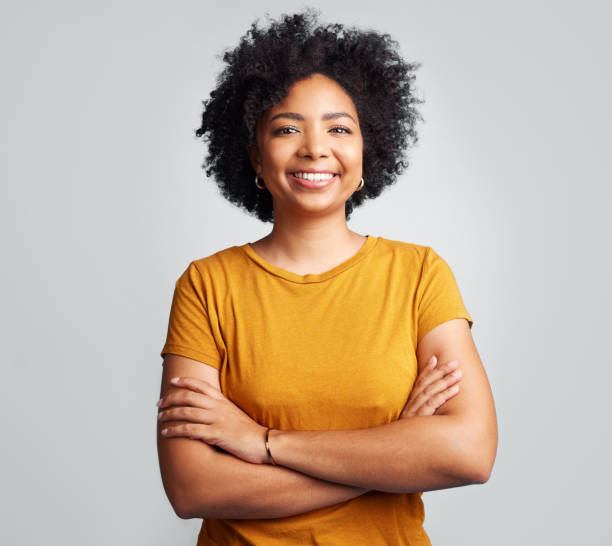
#> input picture Practica4/personas.jpg, 612 x 546 px, given in place of the camera
$ python MascaraC.py   (older library calls are emulated)
#> lines starting #> are read from the running program, lines starting #| are printed output that depends on the picture; after the words box and inside, x2 and y2 are one past the last pixel; in counts of white or black regions, pixels touching at a corner belong together
import cv2
import numpy as np

video = cv2.VideoCapture(0)

def mostrar_imagen_y_mascara(imagen, mascara,num):
        mascara=mascara.astype(np.uint8)
        mascara_color=cv2.cvtColor(mascara,cv2.COLOR_GRAY2BGR)
        mascara_color[:,:,1:3]=0
        cv2.imshow(f'Imagen Original - {num}', imagen)
        cv2.imshow(f'Imagen Mascara - {num}', mascara_color)

if video is None:
    print("No se encontro imagen")
else:
    while True:
        ret,frame=video.read()
#> frame is the input picture: shape (546, 612, 3); mean B, G, R 155.6, 174.1, 192.5
        #Mascara color
        x,y,w,h=100,100,200,150
        mascara_rectangular=np.zeros(frame.shape[:2],dtype=np.uint8)
        cv2.rectangle(mascara_rectangular,(x,y),(x+w, y+h),255,-1)
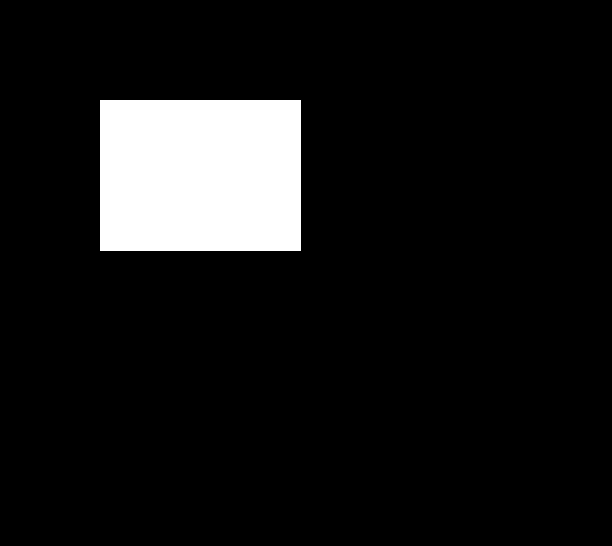
#> mascara_rectangular: shape (546, 612); 9.1% white; 1 white region, box (x1, y1, x2, y2) and area: (100, 100, 301, 251) 30351
        mostrar_imagen_y_mascara(frame,mascara_rectangular,1)
#> in mostrar_imagen_y_mascara, `mascara_color[:,:,1:3]=0`: mascara_color: shape (546, 612, 3); mean B, G, R 23.2, 0, 0

        #Mascara circular
        centro=(200,200)
        radio=100
        mascara_circular=np.zeros(frame.shape[:2],dtype=np.uint8)
        cv2.circle(mascara_circular,centro,radio,255,-1)
#> mascara_circular: shape (546, 612); 9.4% white; 1 white region, box (x1, y1, x2, y2) and area: (100, 100, 301, 301) 31417
        mostrar_imagen_y_mascara(frame,mascara_circular,2)
#> in mostrar_imagen_y_mascara (call 2), `mascara_color[:,:,1:3]=0`: mascara_color: shape (546, 612, 3); mean B, G, R 24, 0, 0

        #Mascara eliptica
        ejex, ejey = 150, 100
        mascara_eliptica = np.zeros(frame.shape[:2], dtype=np.uint8)
        cv2.ellipse(mascara_eliptica, (200, 200), (ejex, ejey), 0, 0, 360, 255, -1)
#> mascara_eliptica: shape (546, 612); 14.2% white; 1 white region, box (x1, y1, x2, y2) and area: (50, 100, 351, 301) 47421
        mostrar_imagen_y_mascara(frame, mascara_eliptica, 3)
#> in mostrar_imagen_y_mascara (call 3), `mascara_color[:,:,1:3]=0`: mascara_color: shape (546, 612, 3); mean B, G, R 36.2, 0, 0

        #Mascara aleatoria
        mascara_aleatoria=np.random.randint(0,2,size=frame.shape[:2],dtype=np.uint8)*255
        mostrar_imagen_y_mascara(frame,mascara_aleatoria,4)
#> call 4 of mostrar_imagen_y_mascara, with num = 4
#> in mostrar_imagen_y_mascara (call 4), `mascara=mascara.astype(np.uint8)`:
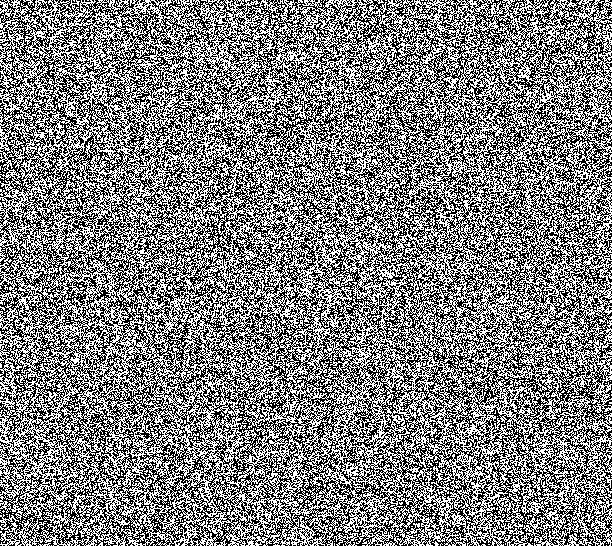
#> mascara: shape (546, 612); 50% white; black in thin lines or dots
#> in mostrar_imagen_y_mascara (call 4), `mascara_color=cv2.cvtColor(mascara,cv2.COLOR_GRAY2BGR)`: mascara_color: shape (546, 612, 3); 50% white; black in thin lines or dots

        #Mascara borde Canny
        imagen_gris=cv2.cvtColor(frame,cv2.COLOR_BGR2GRAY)
        bordes_canny = cv2.Canny(imagen_gris,100,200)
#> bordes_canny: shape (546, 612); 2.9% white in thin lines or dots, all inside (x1, y1, x2, y2) = (156, 7, 499, 546)
        mostrar_imagen_y_mascara(frame,bordes_canny,5)
#> in mostrar_imagen_y_mascara (call 5), `mascara_color[:,:,1:3]=0`: mascara_color: shape (546, 612, 3); mean B, G, R 7.4, 0, 0

        #Mascarta borde Sobel
        sobelx=cv2.Sobel(imagen_gris,cv2.CV_64F,1,0,ksize=5)
        sobely=cv2.Sobel(imagen_gris,cv2.CV_64F,0,1,ksize=5)
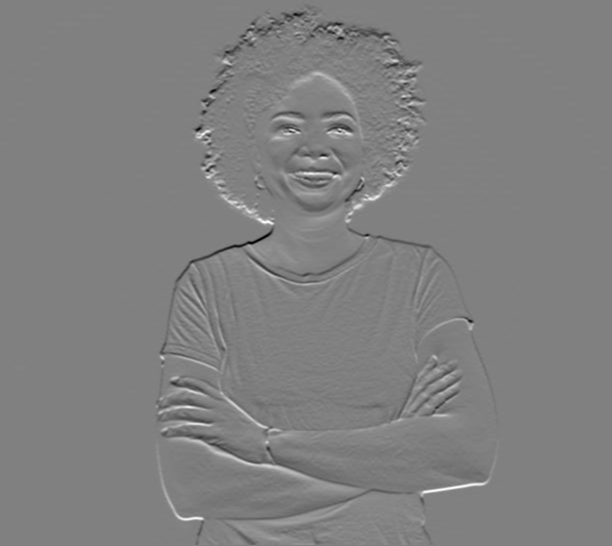
#> sobely: shape (546, 612) float64; min -7646, max 7512, mean -9.5; drawn with min black and max white
        gradiente=np.sqrt(sobelx**2+sobely**2)
        _,mascara_sobel=cv2.threshold(gradiente,50,55,cv2.THRESH_BINARY)
#> mascara_sobel: shape (546, 612) float64; values 0 (black) and 55 (white), 44.3% white; 61 white regions (30 under 20 px), largest, box (x1, y1, x2, y2) and area: (0, 0, 612, 546) 142920, (438, 134, 498, 210) 844, (439, 0, 612, 201) 715
        mostrar_imagen_y_mascara(frame,mascara_sobel,6)

        #Mascara umbral adaptativo
        mascara_umbral_adaptativo=cv2.adaptiveThreshold(imagen_gris,255,cv2.ADAPTIVE_THRESH_MEAN_C,cv2.THRESH_BINARY,11,2)
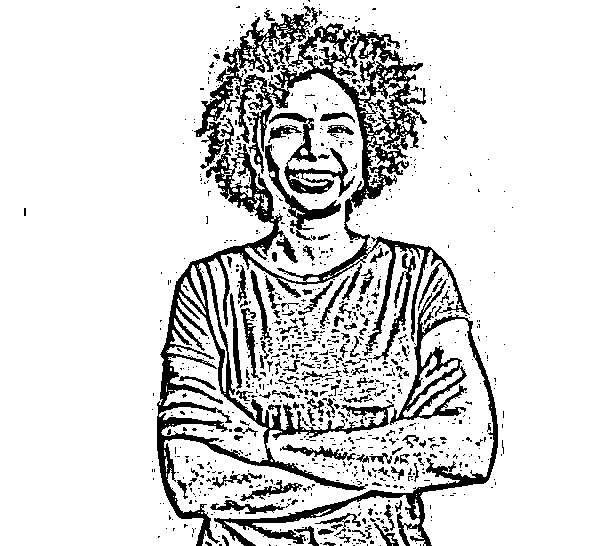
#> mascara_umbral_adaptativo: shape (546, 612); 85.4% white; 986 black regions (853 under 20 px), largest, box (x1, y1, x2, y2) and area: (157, 13, 470, 546) 25645, (214, 279, 498, 546) 6267, (269, 113, 355, 197) 1647
        mostrar_imagen_y_mascara(frame,mascara_umbral_adaptativo,7)

        #Mascara euclidiana
        dist_transform=cv2.distanceTransform(imagen_gris,cv2.DIST_L2,5)
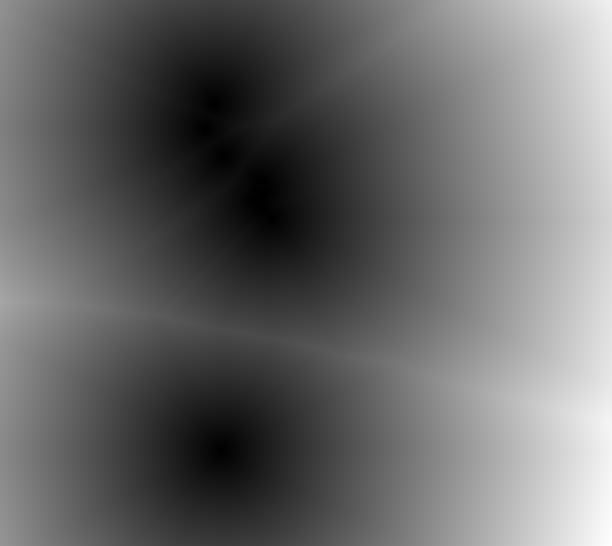
#> dist_transform: shape (546, 612) float32; min 0, max 408.7, mean 168.1; drawn with min black and max white
        _,mascara_euclidiana=cv2.threshold(dist_transform,0.7*dist_transform.max(),255,0)
#> mascara_euclidiana: shape (546, 612) float32; 14.3% white; 1 white region, box (x1, y1, x2, y2) and area: (485, 0, 612, 546) 47631
        mostrar_imagen_y_mascara(frame,mascara_euclidiana,8)
#> in mostrar_imagen_y_mascara (call 8), `mascara_color[:,:,1:3]=0`:
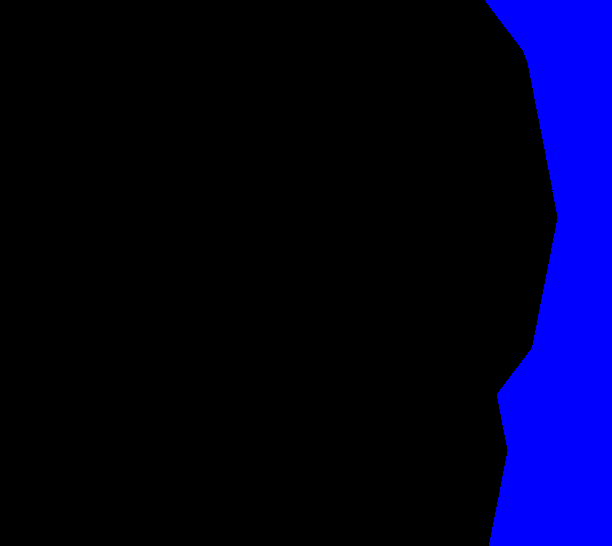
#> mascara_color: shape (546, 612, 3); mean B, G, R 36.3, 0, 0

        #Mascarta borde Sobel modificada
        sobelx=cv2.Sobel(imagen_gris,cv2.CV_64F,1,0,ksize=3)
        sobely=cv2.Sobel(imagen_gris,cv2.CV_64F,0,1,ksize=3)
        gradiente=np.sqrt(sobelx**2+sobely**2)
        _,mascara_sobel=cv2.threshold(gradiente,25,100,cv2.THRESH_BINARY)
#> mascara_sobel: shape (546, 612) float64; values 0 (black) and 100 (white), 24.2% white; 670 white regions (636 under 20 px), largest, box (x1, y1, x2, y2) and area: (151, 4, 500, 546) 77137, (323, 443, 357, 460) 144, (386, 311, 396, 346) 88
        mostrar_imagen_y_mascara(frame,mascara_sobel,9)
#> in mostrar_imagen_y_mascara (call 9), `mascara_color[:,:,1:3]=0`:
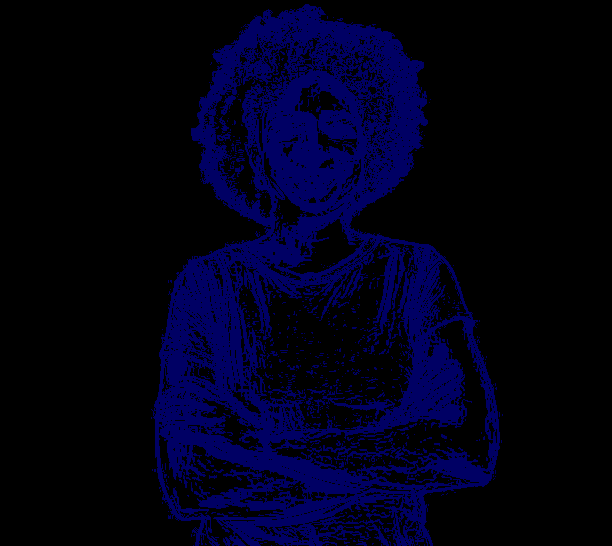
#> mascara_color: shape (546, 612, 3); mean B, G, R 24.2, 0, 0

        key=cv2.waitKey(1)
#> (key q is pressed here)
        if key==ord('q'):
            break

    video.release()
    cv2.destroyAllWindows()
